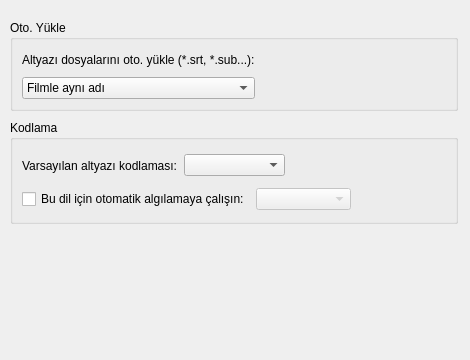
<?xml version="1.0" encoding="UTF-8"?>
<ui version="4.0">
 <class>PrefSubtitles</class>
 <widget class="QWidget" name="PrefSubtitles">
  <property name="geometry">
   <rect>
    <x>0</x>
    <y>0</y>
    <width>470</width>
    <height>360</height>
   </rect>
  </property>
  <property name="windowTitle">
   <string/>
  </property>
  <widget class="QGroupBox" name="groupBox_autoload">
   <property name="geometry">
    <rect>
     <x>10</x>
     <y>20</y>
     <width>448</width>
     <height>91</height>
    </rect>
   </property>
   <property name="title">
    <string>Oto. Yükle</string>
   </property>
   <layout class="QGridLayout">
    <property name="leftMargin">
     <number>9</number>
    </property>
    <property name="topMargin">
     <number>9</number>
    </property>
    <property name="rightMargin">
     <number>9</number>
    </property>
    <property name="bottomMargin">
     <number>9</number>
    </property>
    <property name="spacing">
     <number>6</number>
    </property>
    <item row="1" column="1">
     <spacer>
      <property name="orientation">
       <enum>Qt::Horizontal</enum>
      </property>
      <property name="sizeType">
       <enum>QSizePolicy::Expanding</enum>
      </property>
      <property name="sizeHint" stdset="0">
       <size>
        <width>131</width>
        <height>21</height>
       </size>
      </property>
     </spacer>
    </item>
    <item row="0" column="0">
     <widget class="QLabel" name="autoload_label">
      <property name="text">
       <string>Altyazı dosyalarını oto. yükle (*.srt, *.sub...):</string>
      </property>
      <property name="wordWrap">
       <bool>false</bool>
      </property>
      <property name="buddy">
       <cstring>font_autoload_combo</cstring>
      </property>
     </widget>
    </item>
    <item row="1" column="0">
     <widget class="QComboBox" name="font_autoload_combo">
      <item>
       <property name="text">
        <string>Filmle aynı adı</string>
       </property>
      </item>
      <item>
       <property name="text">
        <string>Film adı içeren tüm alt bölümler</string>
       </property>
      </item>
      <item>
       <property name="text">
        <string>Dizindeki tüm alt dizinler</string>
       </property>
      </item>
     </widget>
    </item>
   </layout>
  </widget>
  <widget class="QGroupBox" name="groupBox_encoding">
   <property name="geometry">
    <rect>
     <x>10</x>
     <y>120</y>
     <width>448</width>
     <height>104</height>
    </rect>
   </property>
   <property name="title">
    <string>Kodlama</string>
   </property>
   <layout class="QVBoxLayout" name="_2">
    <item>
     <layout class="QHBoxLayout" name="_3">
      <property name="spacing">
       <number>6</number>
      </property>
      <property name="leftMargin">
       <number>0</number>
      </property>
      <property name="topMargin">
       <number>0</number>
      </property>
      <property name="rightMargin">
       <number>0</number>
      </property>
      <property name="bottomMargin">
       <number>0</number>
      </property>
      <item>
       <widget class="QLabel" name="encoding_label">
        <property name="text">
         <string>Varsayılan altyazı kodlaması:</string>
        </property>
        <property name="wordWrap">
         <bool>false</bool>
        </property>
        <property name="buddy">
         <cstring>font_encoding_combo</cstring>
        </property>
       </widget>
      </item>
      <item>
       <widget class="QComboBox" name="font_encoding_combo">
        <property name="sizePolicy">
         <sizepolicy hsizetype="Expanding" vsizetype="Fixed">
          <horstretch>0</horstretch>
          <verstretch>0</verstretch>
         </sizepolicy>
        </property>
        <property name="editable">
         <bool>false</bool>
        </property>
       </widget>
      </item>
      <item>
       <spacer>
        <property name="orientation">
         <enum>Qt::Horizontal</enum>
        </property>
        <property name="sizeType">
         <enum>QSizePolicy::Expanding</enum>
        </property>
        <property name="sizeHint" stdset="0">
         <size>
          <width>161</width>
          <height>31</height>
         </size>
        </property>
       </spacer>
      </item>
     </layout>
    </item>
    <item>
     <layout class="QHBoxLayout" name="_4">
      <property name="bottomMargin">
       <number>0</number>
      </property>
      <item>
       <widget class="QCheckBox" name="use_enca_check">
        <property name="text">
         <string>Bu dil için otomatik algılamaya çalışın:</string>
        </property>
       </widget>
      </item>
      <item>
       <widget class="QComboBox" name="enca_lang_combo">
        <property name="enabled">
         <bool>false</bool>
        </property>
        <property name="sizePolicy">
         <sizepolicy hsizetype="Expanding" vsizetype="Fixed">
          <horstretch>0</horstretch>
          <verstretch>0</verstretch>
         </sizepolicy>
        </property>
       </widget>
      </item>
      <item>
       <spacer>
        <property name="orientation">
         <enum>Qt::Horizontal</enum>
        </property>
        <property name="sizeHint" stdset="0">
         <size>
          <width>40</width>
          <height>20</height>
         </size>
        </property>
       </spacer>
      </item>
     </layout>
    </item>
   </layout>
  </widget>
 </widget>
 <resources/>
 <connections/>
</ui>
